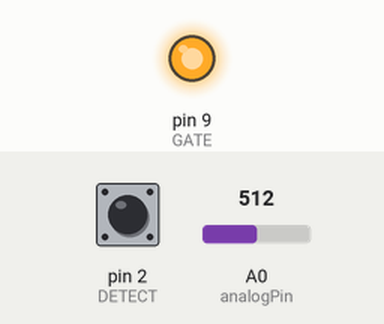
The sketch below on a simulated Arduino Uno, built with avr-gcc and run on an emulated ATmega328P. On the bench: output pins drawn as LEDs (lit = HIGH). The inputs (shaded band) are chosen by the test bench; at power-on: pin 2 (DETECT) HIGH, A0 (analogPin) = 512.

Above: at 1.2 s.
1.3 s: pin 2 (DETECT) pulled LOW for 0.15 s
At 1.37 s:
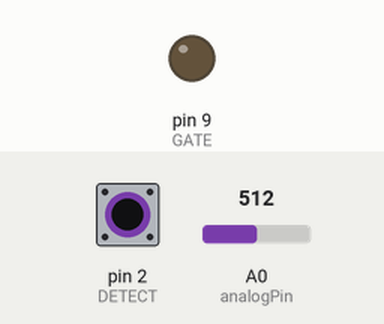
2.9 s: pin 2 (DETECT) pulled LOW for 3.2 s
At 7.2 s:
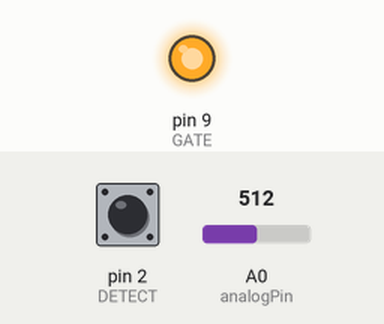
Timing chart, 0 to 8.7 s (numbered marks = the images above; inputs shaded):
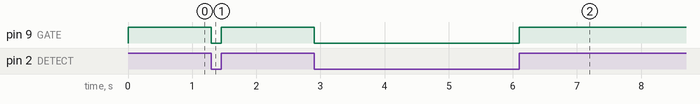

Measured:
- after the input at 1.3 s, pin 9 (GATE): HIGH → LOW at once, → HIGH 0.15 s later
- after the input at 2.9 s, pin 9 (GATE): HIGH → LOW at once, → HIGH 3.2 s later

The sketch:

Codigo_Motor.ino
```cpp
#define DETECT 2  //Detección del cruce por zero
#define GATE 9    //Gate del Triac
#define PULSE 10   //Ancho de pulso del disparo (conteos)
int i=70,val=0,y;
int analogPin = 0;

void setup(){
  Serial.begin(9600);
  pinMode(DETECT, INPUT);     //zero cross detect
  digitalWrite(DETECT, HIGH); //enable pull-up resistor
  pinMode(GATE, OUTPUT);      //triac gate control

  // set up Timer1
  //(see ATMEGA 328 data sheet pg 134 for more details)
  OCR1A = 100;      //initialize the comparator
  TIMSK1 = 0x02;    //enable comparator A and overflow interrupts PAGINA 184 DATA SHEET
  TCCR1A = 0x00;    //timer control registers set for   PAGINA 170 DATA SHEET
  TCCR1B = 0x00;    //normal operation, timer disabled  PAGINA 173 DATA SHEET
  TCCR1B = 0x04;    //start timer with divide by 256 input


  // set up zero crossing interrupt
  attachInterrupt(0,zeroCrossingInterrupt,CHANGE);
    //IRQ0 is pin 2. Call zeroCrossingInterrupt
    //on rising signal

}

//Interrupt Service Routines

void zeroCrossingInterrupt(){ //detección de cruce por cero
  val = digitalRead(DETECT);   // lectura del pin de entrada
  switch (val)
  {   case 0:
      digitalWrite(GATE,LOW);

       break;
     case 1:
    // digitalWrite(GATE,HIGH);
     // TCCR1B=0x04; //start timer with divide by 256 input
    TCNT1 = 0;   //reset timer - count from zero
     break;
  }

}

ISR(TIMER1_COMPA_vect){ //comparator match
   val = digitalRead(DETECT);   // read the input pin
  switch (val)
  {   case 0:
      digitalWrite(GATE,LOW);
     break;
     case 1:
      digitalWrite(GATE,HIGH);  //set triac gate to high
     break;
  }

}

ISR(TIMER1_OVF_vect){ //timer1 o
 // digitalWrite(GATE,LOverflowW); //turn off triac gate
  TCCR1B = 0x00;          //disable timer stopd unintended triggers
}

void loop(){ // sample code to exercise the circuit
 val = analogRead(analogPin);
 delay(100);
 y = map(val, 0, 1023, 475, 1);

  //Serial.print(val);             // debug value
  //Serial.print("---");
  //Serial.println(y);
  // OCR1A = y ;

}
```
